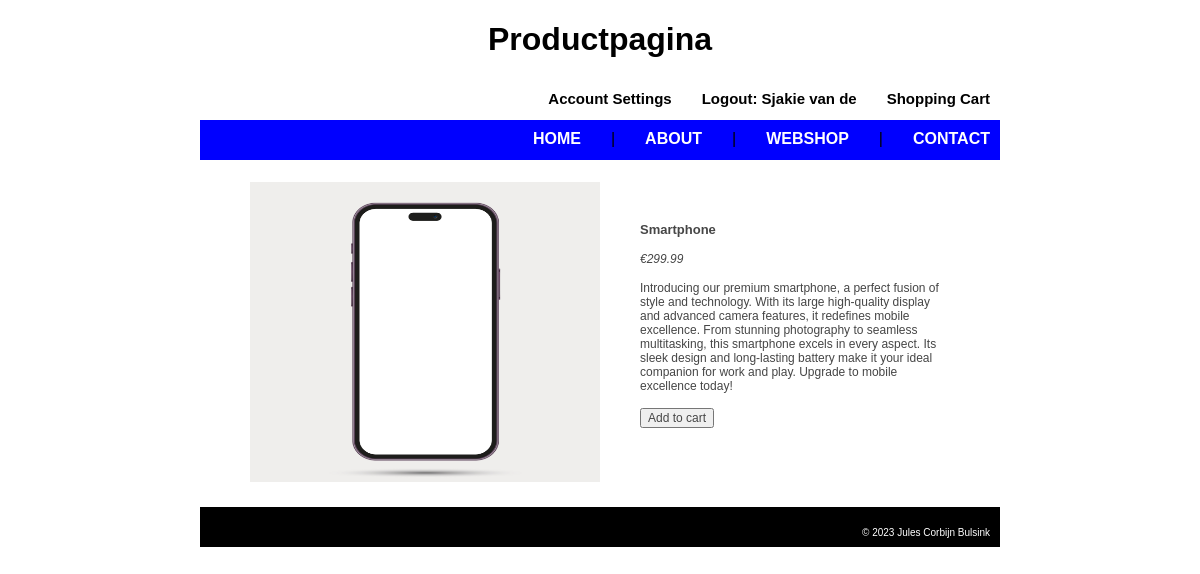
The app's page /index.php?page=productpage&productid=1 (signed in) with its own data.
### tables this page shows
CREATE TABLE `products` (
  `id` int(11) UNSIGNED NOT NULL,
  `name` varchar(50) NOT NULL,
  `description` text NOT NULL,
  `price` float NOT NULL,
  `filenameimage` varchar(100) NOT NULL
);

### mysqlconnect.php (called while the page is built, shortened)
<?php
function connectDatabase() {
    $servername = "localhost";
    $username = "WebShopUser";
    $password = "1234";
    $dbname = "corbijns_webshop";
    $conn = mysqli_connect($servername, $username, $password, $dbname);
    return $conn;
}
function getProduct($id) {
    $conn = connectDatabase();
    try {
        $sql = "SELECT * FROM products WHERE id = '$id'";
        $result = mysqli_query($conn, $sql);
        if (mysqli_num_rows($result)) {
            $product = mysqli_fetch_assoc($result);
        }
        return $product;
    } finally {
        mysqli_close($conn);
    }
}
?>

### sessionmanager.php (called while the page is built, shortened)
<?php
function isUserLoggedIn() {
    return isset($_SESSION['username']) && !empty($_SESSION['username']);
}
?>

### productpage.php (the view, shortened to what this page needs)
<?php
function showProductPageHeader() {
    echo 'Productpagina';
}
function showProductPageContent($data) {
    extract($data['product']);
    echo '
    <ul class="product">
        <div class="productimage">
            <li><img src="images/' . $filenameimage . '"</li>
        </div>
        <div class="productinfo">
            <li class="productname">' . $name . '</li>
            <li class="price">€' . $price . '</li>
            <li class="description">' . $description . '</li>';
            if(isUserLoggedIn()) {
                echo '
                <li>
                    <form method="post" action="index.php">
                    <input type="hidden" name="id" value=' . $id . '>
                    <input type="hidden" name="action" value="addtocart">
                    <button type="submit" name="page" value="shoppingcart">Add to cart</button>
                    </form>
                </li>';
            }
        echo '
        </div>
    </ul>';
}
?>

### CSS/style.css (style rules this page uses)
* { box-sizing: border-box; }
body { display: flex; justify-content: center; align-items: center; margin: 0px; font-family: Arial, Helvetica, sans-serif; }
.content, select, button { font-size: 12px; color: rgb(70, 70, 70); }
div.productinfo { display: flex; flex-direction: column; padding: 40px; gap: 15px; align-items:self-start; }
ul.product { display: flex; list-style-type: none; }
ul.product > div.productimage > li > img { width: 350px; height: 300px; }
li.productname { font-size: 13px; font-weight: bold; }
li.price { font-style: italic; }

### records on screen
products: filenameimage (picture), name "Smartphone", price "299.99", description "Introducing our premium smartphone, a perfect fusion of style and technology. With its large high-quality display and advanced camera features, it redefines mobile excellence. From stunning photography to seamless multitasking, this smartphone excels in every aspect. Its sleek design and long-lasting battery make it your ideal companion for work and play. Upgrade to mobile excellence today!"

### other values on screen
$text "Account Settings Logout: Sjakie van de Shopping Cart HOME ABOUT WEBSHOP CONTACT"
